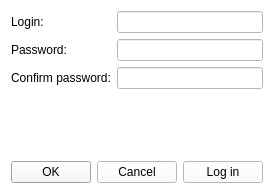
<?xml version="1.0" encoding="UTF-8"?>
<ui version="4.0">
 <class>RegistrationWindow</class>
 <widget class="QDialog" name="RegistrationWindow">
  <property name="geometry">
   <rect>
    <x>0</x>
    <y>0</y>
    <width>272</width>
    <height>194</height>
   </rect>
  </property>
  <property name="palette">
   <palette>
    <active>
     <colorrole role="WindowText">
      <brush brushstyle="SolidPattern">
       <color alpha="255">
        <red>0</red>
        <green>0</green>
        <blue>0</blue>
       </color>
      </brush>
     </colorrole>
     <colorrole role="Button">
      <brush brushstyle="SolidPattern">
       <color alpha="255">
        <red>255</red>
        <green>255</green>
        <blue>255</blue>
       </color>
      </brush>
     </colorrole>
     <colorrole role="Light">
      <brush brushstyle="SolidPattern">
       <color alpha="255">
        <red>255</red>
        <green>255</green>
        <blue>255</blue>
       </color>
      </brush>
     </colorrole>
     <colorrole role="Midlight">
      <brush brushstyle="SolidPattern">
       <color alpha="255">
        <red>255</red>
        <green>255</green>
        <blue>255</blue>
       </color>
      </brush>
     </colorrole>
     <colorrole role="Dark">
      <brush brushstyle="SolidPattern">
       <color alpha="255">
        <red>127</red>
        <green>127</green>
        <blue>127</blue>
       </color>
      </brush>
     </colorrole>
     <colorrole role="Mid">
      <brush brushstyle="SolidPattern">
       <color alpha="255">
        <red>170</red>
        <green>170</green>
        <blue>170</blue>
       </color>
      </brush>
     </colorrole>
     <colorrole role="Text">
      <brush brushstyle="SolidPattern">
       <color alpha="255">
        <red>0</red>
        <green>0</green>
        <blue>0</blue>
       </color>
      </brush>
     </colorrole>
     <colorrole role="BrightText">
      <brush brushstyle="SolidPattern">
       <color alpha="255">
        <red>255</red>
        <green>255</green>
        <blue>255</blue>
       </color>
      </brush>
     </colorrole>
     <colorrole role="ButtonText">
      <brush brushstyle="SolidPattern">
       <color alpha="255">
        <red>0</red>
        <green>0</green>
        <blue>0</blue>
       </color>
      </brush>
     </colorrole>
     <colorrole role="Base">
      <brush brushstyle="SolidPattern">
       <color alpha="255">
        <red>255</red>
        <green>255</green>
        <blue>255</blue>
       </color>
      </brush>
     </colorrole>
     <colorrole role="Window">
      <brush brushstyle="SolidPattern">
       <color alpha="255">
        <red>255</red>
        <green>255</green>
        <blue>255</blue>
       </color>
      </brush>
     </colorrole>
     <colorrole role="Shadow">
      <brush brushstyle="SolidPattern">
       <color alpha="255">
        <red>0</red>
        <green>0</green>
        <blue>0</blue>
       </color>
      </brush>
     </colorrole>
     <colorrole role="Highlight">
      <brush brushstyle="SolidPattern">
       <color alpha="255">
        <red>255</red>
        <green>255</green>
        <blue>255</blue>
       </color>
      </brush>
     </colorrole>
     <colorrole role="AlternateBase">
      <brush brushstyle="SolidPattern">
       <color alpha="255">
        <red>255</red>
        <green>255</green>
        <blue>255</blue>
       </color>
      </brush>
     </colorrole>
     <colorrole role="ToolTipBase">
      <brush brushstyle="SolidPattern">
       <color alpha="255">
        <red>255</red>
        <green>255</green>
        <blue>220</blue>
       </color>
      </brush>
     </colorrole>
     <colorrole role="ToolTipText">
      <brush brushstyle="SolidPattern">
       <color alpha="255">
        <red>0</red>
        <green>0</green>
        <blue>0</blue>
       </color>
      </brush>
     </colorrole>
     <colorrole role="PlaceholderText">
      <brush brushstyle="SolidPattern">
       <color alpha="127">
        <red>0</red>
        <green>0</green>
        <blue>0</blue>
       </color>
      </brush>
     </colorrole>
    </active>
    <inactive>
     <colorrole role="WindowText">
      <brush brushstyle="SolidPattern">
       <color alpha="255">
        <red>0</red>
        <green>0</green>
        <blue>0</blue>
       </color>
      </brush>
     </colorrole>
     <colorrole role="Button">
      <brush brushstyle="SolidPattern">
       <color alpha="255">
        <red>255</red>
        <green>255</green>
        <blue>255</blue>
       </color>
      </brush>
     </colorrole>
     <colorrole role="Light">
      <brush brushstyle="SolidPattern">
       <color alpha="255">
        <red>255</red>
        <green>255</green>
        <blue>255</blue>
       </color>
      </brush>
     </colorrole>
     <colorrole role="Midlight">
      <brush brushstyle="SolidPattern">
       <color alpha="255">
        <red>255</red>
        <green>255</green>
        <blue>255</blue>
       </color>
      </brush>
     </colorrole>
     <colorrole role="Dark">
      <brush brushstyle="SolidPattern">
       <color alpha="255">
        <red>127</red>
        <green>127</green>
        <blue>127</blue>
       </color>
      </brush>
     </colorrole>
     <colorrole role="Mid">
      <brush brushstyle="SolidPattern">
       <color alpha="255">
        <red>170</red>
        <green>170</green>
        <blue>170</blue>
       </color>
      </brush>
     </colorrole>
     <colorrole role="Text">
      <brush brushstyle="SolidPattern">
       <color alpha="255">
        <red>0</red>
        <green>0</green>
        <blue>0</blue>
       </color>
      </brush>
     </colorrole>
     <colorrole role="BrightText">
      <brush brushstyle="SolidPattern">
       <color alpha="255">
        <red>255</red>
        <green>255</green>
        <blue>255</blue>
       </color>
      </brush>
     </colorrole>
     <colorrole role="ButtonText">
      <brush brushstyle="SolidPattern">
       <color alpha="255">
        <red>0</red>
        <green>0</green>
        <blue>0</blue>
       </color>
      </brush>
     </colorrole>
     <colorrole role="Base">
      <brush brushstyle="SolidPattern">
       <color alpha="255">
        <red>255</red>
        <green>255</green>
        <blue>255</blue>
       </color>
      </brush>
     </colorrole>
     <colorrole role="Window">
      <brush brushstyle="SolidPattern">
       <color alpha="255">
        <red>255</red>
        <green>255</green>
        <blue>255</blue>
       </color>
      </brush>
     </colorrole>
     <colorrole role="Shadow">
      <brush brushstyle="SolidPattern">
       <color alpha="255">
        <red>0</red>
        <green>0</green>
        <blue>0</blue>
       </color>
      </brush>
     </colorrole>
     <colorrole role="Highlight">
      <brush brushstyle="SolidPattern">
       <color alpha="255">
        <red>255</red>
        <green>255</green>
        <blue>255</blue>
       </color>
      </brush>
     </colorrole>
     <colorrole role="AlternateBase">
      <brush brushstyle="SolidPattern">
       <color alpha="255">
        <red>255</red>
        <green>255</green>
        <blue>255</blue>
       </color>
      </brush>
     </colorrole>
     <colorrole role="ToolTipBase">
      <brush brushstyle="SolidPattern">
       <color alpha="255">
        <red>255</red>
        <green>255</green>
        <blue>220</blue>
       </color>
      </brush>
     </colorrole>
     <colorrole role="ToolTipText">
      <brush brushstyle="SolidPattern">
       <color alpha="255">
        <red>0</red>
        <green>0</green>
        <blue>0</blue>
       </color>
      </brush>
     </colorrole>
     <colorrole role="PlaceholderText">
      <brush brushstyle="SolidPattern">
       <color alpha="127">
        <red>0</red>
        <green>0</green>
        <blue>0</blue>
       </color>
      </brush>
     </colorrole>
    </inactive>
    <disabled>
     <colorrole role="WindowText">
      <brush brushstyle="SolidPattern">
       <color alpha="255">
        <red>127</red>
        <green>127</green>
        <blue>127</blue>
       </color>
      </brush>
     </colorrole>
     <colorrole role="Button">
      <brush brushstyle="SolidPattern">
       <color alpha="255">
        <red>255</red>
        <green>255</green>
        <blue>255</blue>
       </color>
      </brush>
     </colorrole>
     <colorrole role="Light">
      <brush brushstyle="SolidPattern">
       <color alpha="255">
        <red>255</red>
        <green>255</green>
        <blue>255</blue>
       </color>
      </brush>
     </colorrole>
     <colorrole role="Midlight">
      <brush brushstyle="SolidPattern">
       <color alpha="255">
        <red>255</red>
        <green>255</green>
        <blue>255</blue>
       </color>
      </brush>
     </colorrole>
     <colorrole role="Dark">
      <brush brushstyle="SolidPattern">
       <color alpha="255">
        <red>127</red>
        <green>127</green>
        <blue>127</blue>
       </color>
      </brush>
     </colorrole>
     <colorrole role="Mid">
      <brush brushstyle="SolidPattern">
       <color alpha="255">
        <red>170</red>
        <green>170</green>
        <blue>170</blue>
       </color>
      </brush>
     </colorrole>
     <colorrole role="Text">
      <brush brushstyle="SolidPattern">
       <color alpha="255">
        <red>127</red>
        <green>127</green>
        <blue>127</blue>
       </color>
      </brush>
     </colorrole>
     <colorrole role="BrightText">
      <brush brushstyle="SolidPattern">
       <color alpha="255">
        <red>255</red>
        <green>255</green>
        <blue>255</blue>
       </color>
      </brush>
     </colorrole>
     <colorrole role="ButtonText">
      <brush brushstyle="SolidPattern">
       <color alpha="255">
        <red>127</red>
        <green>127</green>
        <blue>127</blue>
       </color>
      </brush>
     </colorrole>
     <colorrole role="Base">
      <brush brushstyle="SolidPattern">
       <color alpha="255">
        <red>255</red>
        <green>255</green>
        <blue>255</blue>
       </color>
      </brush>
     </colorrole>
     <colorrole role="Window">
      <brush brushstyle="SolidPattern">
       <color alpha="255">
        <red>255</red>
        <green>255</green>
        <blue>255</blue>
       </color>
      </brush>
     </colorrole>
     <colorrole role="Shadow">
      <brush brushstyle="SolidPattern">
       <color alpha="255">
        <red>0</red>
        <green>0</green>
        <blue>0</blue>
       </color>
      </brush>
     </colorrole>
     <colorrole role="AlternateBase">
      <brush brushstyle="SolidPattern">
       <color alpha="255">
        <red>255</red>
        <green>255</green>
        <blue>255</blue>
       </color>
      </brush>
     </colorrole>
     <colorrole role="ToolTipBase">
      <brush brushstyle="SolidPattern">
       <color alpha="255">
        <red>255</red>
        <green>255</green>
        <blue>220</blue>
       </color>
      </brush>
     </colorrole>
     <colorrole role="ToolTipText">
      <brush brushstyle="SolidPattern">
       <color alpha="255">
        <red>0</red>
        <green>0</green>
        <blue>0</blue>
       </color>
      </brush>
     </colorrole>
     <colorrole role="PlaceholderText">
      <brush brushstyle="SolidPattern">
       <color alpha="127">
        <red>127</red>
        <green>127</green>
        <blue>127</blue>
       </color>
      </brush>
     </colorrole>
    </disabled>
   </palette>
  </property>
  <property name="windowTitle">
   <string>Dialog</string>
  </property>
  <property name="styleSheet">
   <string notr="true"/>
  </property>
  <property name="locale">
   <locale language="English" country="UnitedStates"/>
  </property>
  <layout class="QVBoxLayout" name="verticalLayout">
   <item>
    <layout class="QFormLayout" name="formLayout">
     <item row="0" column="0">
      <widget class="QLabel" name="label_Login">
       <property name="text">
        <string>Login:</string>
       </property>
      </widget>
     </item>
     <item row="0" column="1">
      <widget class="QLineEdit" name="lineEdit_Login"/>
     </item>
     <item row="1" column="0">
      <widget class="QLabel" name="label_Password">
       <property name="text">
        <string>Password:</string>
       </property>
      </widget>
     </item>
     <item row="2" column="0">
      <widget class="QLabel" name="label_ConfirmPassword">
       <property name="text">
        <string>Confirm password:</string>
       </property>
      </widget>
     </item>
     <item row="1" column="1">
      <widget class="QLineEdit" name="lineEdit_Password">
       <property name="echoMode">
        <enum>QLineEdit::Password</enum>
       </property>
      </widget>
     </item>
     <item row="2" column="1">
      <widget class="QLineEdit" name="lineEdit_ConfirmPassword">
       <property name="echoMode">
        <enum>QLineEdit::Password</enum>
       </property>
      </widget>
     </item>
    </layout>
   </item>
   <item>
    <spacer name="verticalSpacer">
     <property name="orientation">
      <enum>Qt::Vertical</enum>
     </property>
     <property name="sizeHint" stdset="0">
      <size>
       <width>20</width>
       <height>40</height>
      </size>
     </property>
    </spacer>
   </item>
   <item>
    <layout class="QHBoxLayout" name="horizontalLayout">
     <item>
      <widget class="QDialogButtonBox" name="buttonBox">
       <property name="standardButtons">
        <set>QDialogButtonBox::Cancel|QDialogButtonBox::Ok</set>
       </property>
      </widget>
     </item>
     <item>
      <widget class="QPushButton" name="pushButton_toLogin">
       <property name="text">
        <string>Log in</string>
       </property>
      </widget>
     </item>
    </layout>
   </item>
  </layout>
 </widget>
 <resources/>
 <connections/>
</ui>
